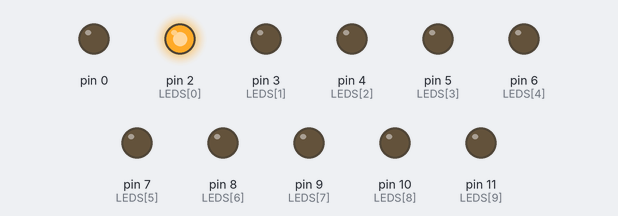
The sketch below on a simulated Arduino Uno, built with avr-gcc and run on an emulated ATmega328P. On the bench: output pins drawn as LEDs (lit = HIGH).

Above: at 0.05 s.
At 0.65 s:
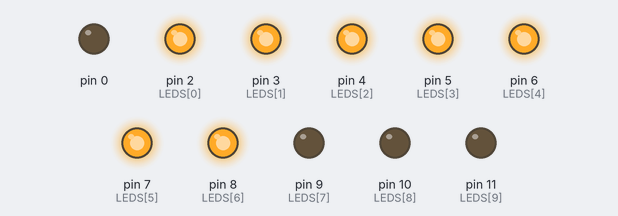
At 1.35 s:
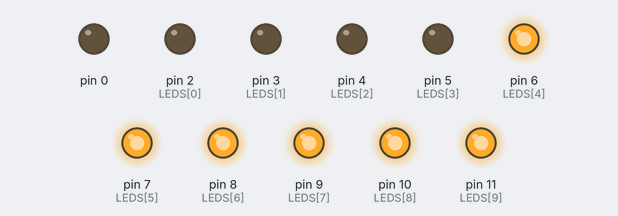
At 2.65 s:
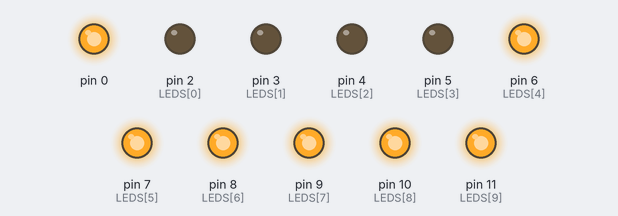
At 3.95 s:
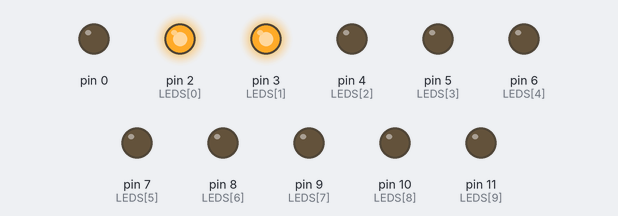
At 5.35 s:
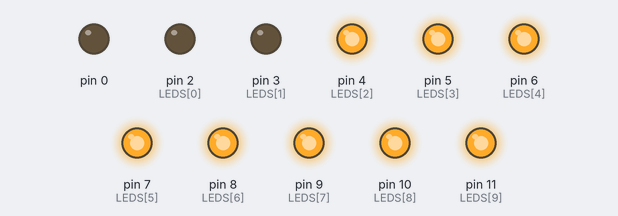
Timing chart, 0 to 5.7 s (numbered marks = the images above):
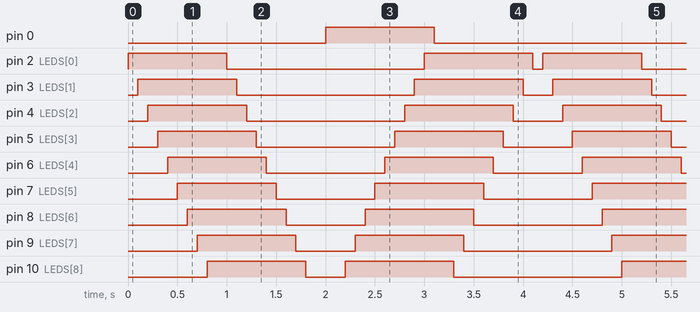

The sketch:

pattern_2.ino
```cpp
//Arduino for Beginner - Assignment 2 - Led Patterns

int LEDS[] = {2, 3, 4, 5, 6, 7, 8, 9, 10, 11}; //LED Array
int d = 100; // delay variable
int i = 0;

void setup() {
  for (i = 0; i < 12; i++) {
    pinMode(LEDS[i], OUTPUT);
  }
}

void loop() {
  for (i = 0; i < 10; i++) {
    digitalWrite(LEDS[i], 1);
    delay(d);
  }
  for (i = 0; i < 10; i++) {
    digitalWrite(LEDS[i], 0);
    delay(d);
  }
  for (i = 10; i > -1; i--) {
    digitalWrite(LEDS[i], 1);
    delay(d);
  }
  for (i = 10; i > -1; i--) {
    digitalWrite(LEDS[i], 0);
    delay(d);
  }
}
```

Measured:
- by itself, pin 0: alternates HIGH for 1.1 s and LOW for 3.1 s
- by itself, pin 2 (LEDS[0]): repeats every 4.2 s: LOW 2.0 s, HIGH 1.1 s, LOW 0.10 s, HIGH 1.0 s
- by itself, pin 3 (LEDS[1]): repeats every 4.2 s: LOW 1.8 s, HIGH 1.1 s, LOW 0.30 s, HIGH 1.0 s
- by itself, pin 4 (LEDS[2]): repeats every 4.2 s: LOW 1.6 s, HIGH 1.1 s, LOW 0.50 s, HIGH 1.0 s
- by itself, pin 5 (LEDS[3]): repeats every 4.2 s: LOW 1.4 s, HIGH 1.1 s, LOW 0.70 s, HIGH 1.0 s
- by itself, pin 6 (LEDS[4]): repeats every 4.2 s: LOW 1.2 s, HIGH 1.1 s, LOW 0.90 s, HIGH 1.0 s
- by itself, pin 7 (LEDS[5]): alternates HIGH for 1.0 s and LOW for 1.1 s
- by itself, pin 8 (LEDS[6]): repeats every 4.2 s: LOW 0.80 s, HIGH 1.1 s, LOW 1.3 s, HIGH 1.0 s
